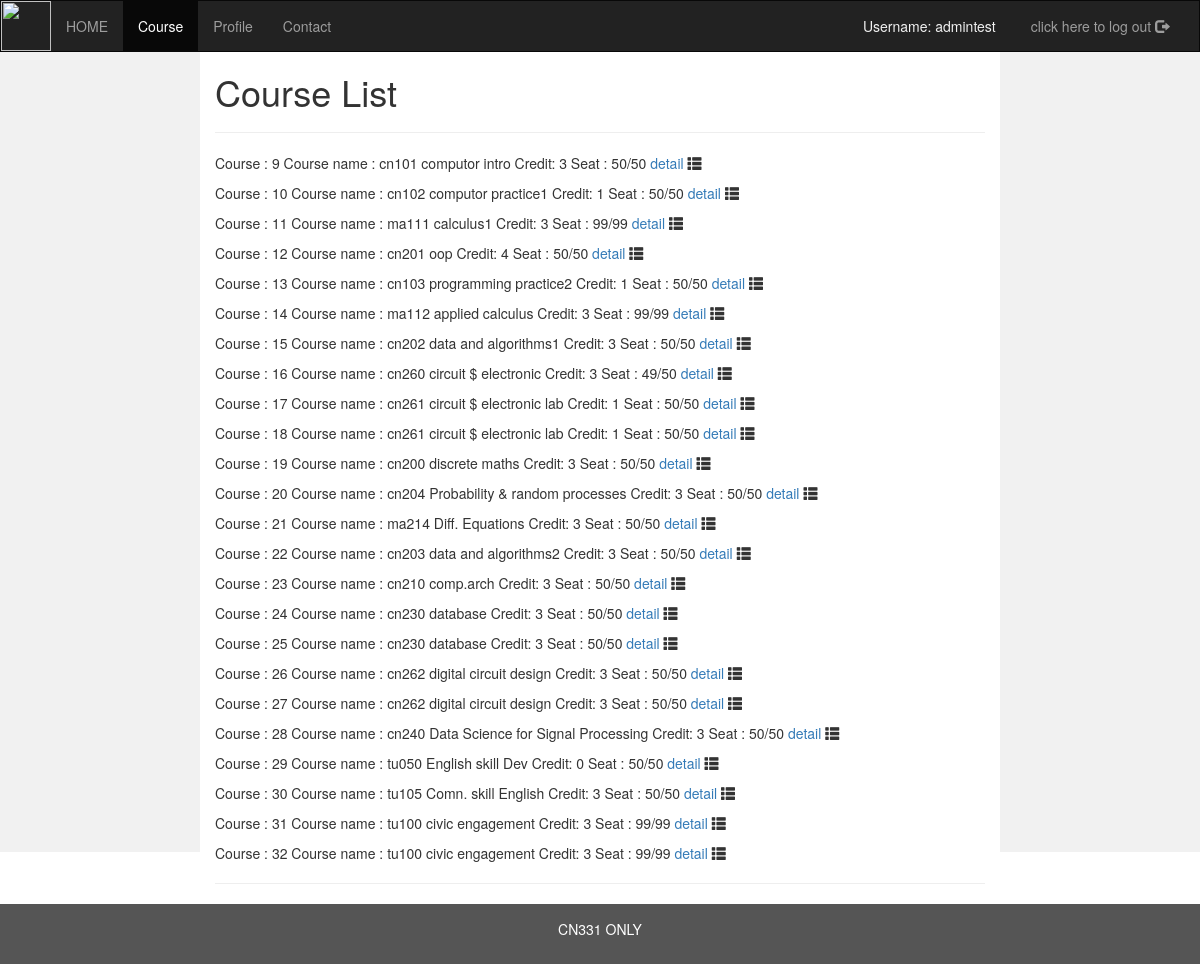
Page /reg/ (signed in) on the earlier database version.
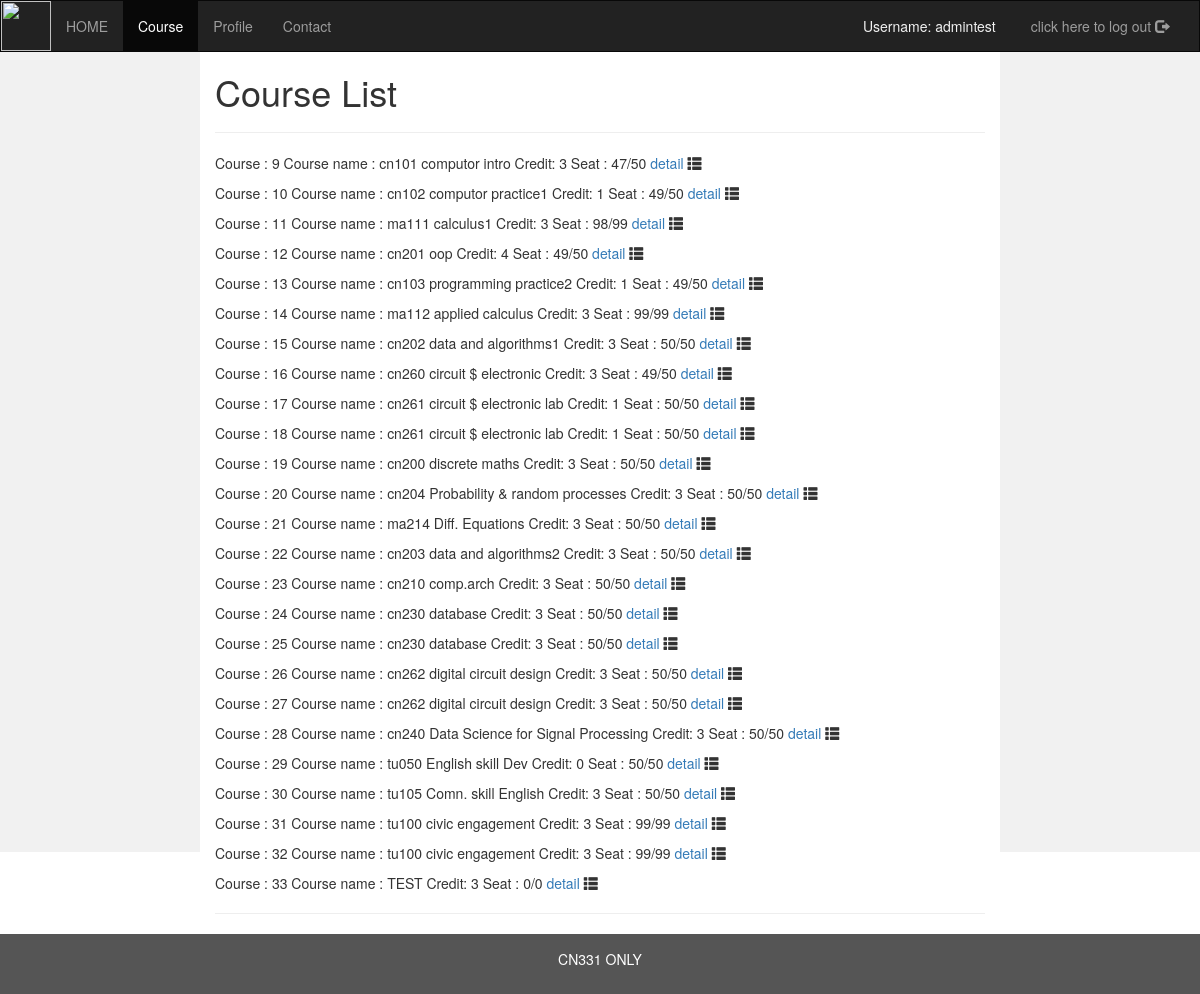
Same page on the later database version.
### reg/models.py (models this page shows, shortened)
class Course(models.Model):
    course_id = models.IntegerField(null=True)
    course_name = models.CharField(max_length=64)
    seat = models.IntegerField(null=True)
    maxSeat = models.IntegerField(null=True)
    credit = models.IntegerField(null=True)

### reg/views.py (the view)
# urls.py: path("", views.index, name="index"),
def index(request):
    if not request.user.is_authenticated:
        return HttpResponseRedirect(reverse("users:login"))
    else:
        return render(request, "reg/index.html", {
            "reg": Course.objects.all()
        })

### reg/templates/reg/index.html (shortened to what this page needs)
<!DOCTYPE html>
<html lang="en">
<head>
    <link rel="stylesheet" href="https://maxcdn.bootstrapcdn.com/bootstrap/3.4.1/css/bootstrap.min.css">
</head>
<body>
    <nav class="navbar navbar-inverse">
        <div class="container-fluid">
            <div class="navbar-header">
                <a class="navbar-brand">
                    <img classs="img-responsive" width="50px" height="" src="/static/assets/admin/img/scf.png">
                </a>
            </div>
            <div class="collapse navbar-collapse" id="myNavbar">
                <ul class="nav navbar-nav">
                    <li><a href=" {% url 'first:index' %}">HOME</a></li>
                    <li class="active"><a href="{% url 'reg:index' %}">Course</a></li>
                    <li><a href="{% url 'users:index' %}">Profile</a></li>
                    <li><a href="{% url 'first:contact' %}">Contact</a></li>
                </ul>
                <ul class="nav navbar-nav navbar-right">
                    {%if request.user.is_authenticated %}
                    <li style="color: #f1f1f1; float:left!important;margin-right:20px;margin-top: 15px ;">
                        Username:
                        {{request.user}}
                    </li>
                    <li>
                        <a href="{% url 'users:logout'%}">click here to log out
                            <span class="glyphicon glyphicon-log-out"></span></a>
                    </li>
                    {%endif%}
                </ul>
            </div>
        </div>
    </nav>
    <div class="container-fluid text-center">
        <div class="row content">
            <div class="col-sm-2 sidenav" style=" height: 100vh ;">
            </div>
            <div class="col-sm-8 text-left">
                <h1>Course List</h1>
                <hr>
                {% for i in reg %}
                <p>
                    Course : {{i.id}}
                    Course name : {{i.course_name}}
                    Credit: {{i.credit}}
                    Seat : {{i.seat}}/{{i.maxSeat}}
                    <a href="#">detail</a> <span class="glyphicon glyphicon-th-list"></span>
                </p>
                {% endfor %}
                <hr>
            </div>
            <div class="col-sm-2 sidenav" style="height: 100vh !important;">
            </div>
        </div>
    </div>
    <footer class=" container-fluid text-center">
        <p>CN331 ONLY </p>
    </footer>
</body>
</html>

### reg/templates/reg/index.html (style rules this page uses)
.navbar { margin-bottom: 0; border-radius: 0; }
.row.content { height: 450px }
.sidenav { padding-top: 20px; background-color: #f1f1f1; height: 100%; }
footer { background-color: #555; color: white; padding: 15px; }
.navbar-brand img { height: 100%; margin-right: 0px; }
.navbar-inverse .navbar-brand { display: flex; align-items: center; padding: 0px; }

Differences in the rows shown:
changed Course "cn101 computor intro": seat "50" → "47"
changed Course "cn102 computor practice1": seat "50" → "49"
changed Course "ma111 calculus1": seat "99" → "98"
changed Course "cn201 oop": seat "50" → "49"
changed Course "cn103 programming practice2": seat "50" → "49"
added Course: id "33", course_name "TEST", credit "3", seat "0", maxSeat "0"
